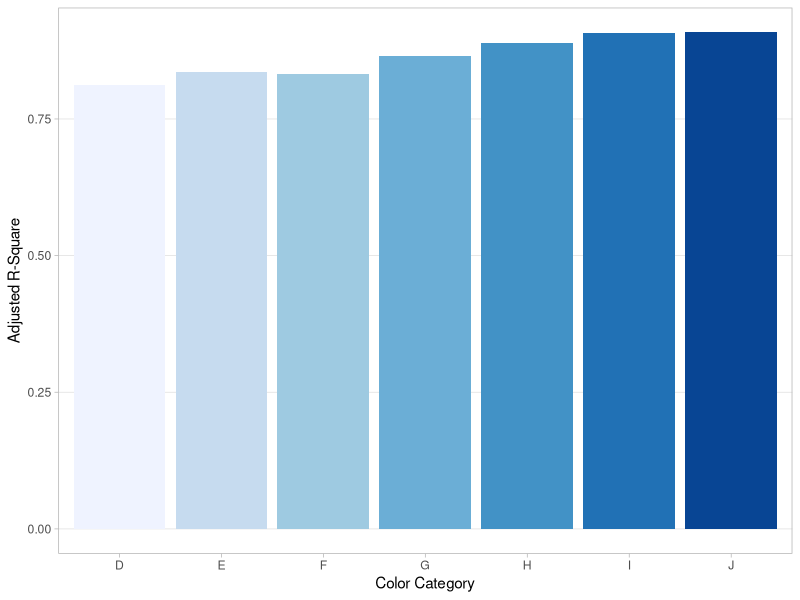

Write R code to recreate this figure.
## ---- chunk 1
library(tidyverse)
## ---- chunk 2
split(diamonds, diamonds$color) %>%
  map_df(~ summary(lm(price ~ carat + depth, .x))$adj.r.squared) %>%
  gather(Category, Value, 1:NCOL(.)) %>%
  ggplot(aes(x = Category, y = Value, fill = Category)) + 
    geom_bar(stat = 'identity') + 
    scale_fill_brewer(palette = 'Blues') +
    theme_light() + 
    theme(legend.position    = 'none',
          panel.grid.minor   = element_blank(),
          panel.grid.major.x = element_blank()) + 
    labs(y = 'Adjusted R-Square', x = 'Color Category')
